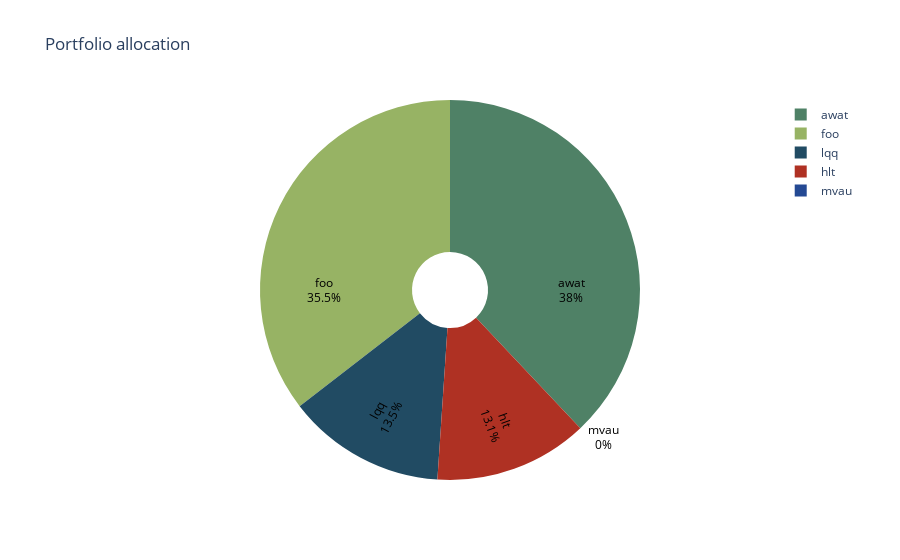

The code cell stored with this chart in its notebook:
### Code cell
plot_weights_pie_chart(weights, title='Portfolio allocation', hole=0.2, hoverinfo='label+percent', textinfo='label+percent',
                       textfont_size=12, textfont_color='black',  marker_colors=irises_colors)

### Figure 1 — Plotly figure (JSON) as saved in the notebook; plotly's stock layout.template omitted (floating-point values rounded to 4 significant figures)
{"data": [{"hole": 0.2, "hoverinfo": "label+percent", "insidetextorientation": "radial", "labels": ["lqq", "awat", "foo", "hlt", "mvau"], "marker": {"colors": ["rgb(33, 75, 99)", "rgb(79, 129, 102)", "rgb(151, 179, 100)", "rgb(175, 49, 35)", "rgb(36, 73, 147)"]}, "textfont": {"color": "black", "size": 12}, "textinfo": "label+percent", "type": "pie", "values": [0.1347, 0.3797, 0.3547, 0.1309, 0]}], "layout": {"autosize": true, "title": {"text": "Portfolio allocation"}}}
